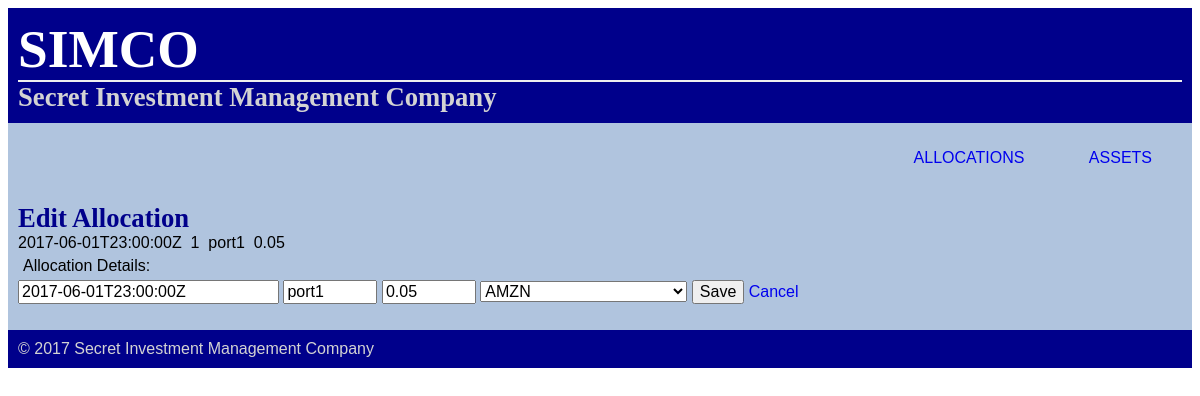
Page /allocations/1/edit/ on the committed database.
### database_setup.py (models this page shows, shortened)
class Allocation(Base):
    __tablename__   = 'allocation'
    id              = Column(Integer, primary_key = True, autoincrement = True)
    date_mod        = Column(String(25), nullable = False)
    portfolio       = Column(String(10), nullable = False)          # use a string name for portfolio
    asset_id        = Column(Integer, ForeignKey('asset.id'))
    asset           = relationship(Asset)
    allocation      = Column(Float, nullable = False)

### project.py (the view)
@app.route('/allocations/<int:allocation_id>/edit/', methods = ['GET', 'POST'])
def editAllocation(allocation_id):
    if request.method == 'POST':
        allocation = allocations.filter_by(id = allocation_id).one()
        allocation.date_mod     = request.form['date_mod']
        allocation.portfolio    = request.form['portfolio']
        allocation.asset_id     = request.form['asset_id']
        allocation.allocation   = request.form['allocation']
        logger.info('updating allocation: {}'.format({k:v for k,v in allocation.__dict__.items() if type(v) in [str, float, int]}))
        session.add(allocation)
        session.commit()
        return redirect(url_for('showAllocations'))
    else:
        return render_template('editAllocation.html', allocation = allocations.filter_by(id = allocation_id).one(), assets = assets)

### project.py (called while the page is built)
@app.before_request
def log_request_info():
    logger.debug('Headers: %s', request.headers)
    logger.debug('Body: %s', request.get_data())

### templates/editAllocation.html
{% include 'header.html' %}
<div class = "pane">
  <h3>Edit Allocation</h3>
  {{allocation.date_mod}}&nbsp
  {{allocation.asset_id}}&nbsp
  {{allocation.portfolio}}&nbsp
  {{allocation.allocation}}
  <form action="{{ url_for('editAllocation', allocation_id = allocation.id)}}" method = "post">
      <p>Allocation Details:</p>
      <input type = "text" size ="25" name = "date_mod" value = "{{allocation.date_mod}}" required aria-describedby = "datetime" pattern = "[0-9]{4}-[0-9]{2}-[0-9]{2}(T[0-9]{2}:[0-9]{2}:[0-9]{2}Z)?">
      <input type = "text" size ="7" name = "portfolio" value = "{{allocation.portfolio}}" pattern = "[A-Za-z-0-9]+" required aria-describedby="portfolio" title = "portfolio name">
      <input type = "text" size = "7" name = "allocation" value = "{{allocation.allocation}}" required aria-required = "true" pattern="([0-9]+)?(\.[0-9]+)" title = "e.g. allocation = 0.15 = 15%">
      <select name ="asset_id" required>
        {% for asset in assets %}
          {% if asset.id == allocation.asset_id %}
            <option value ="{{asset.id}}" selected>{{asset.symbol}}</option>
          {% else %}
            <option value ="{{asset.id}}">{{asset.symbol}}</option>
          {% endif %}
        {% endfor %}
      </select>
      <input type = "submit" value ="Save">
      <a href = "{{url_for('showAllocations')}}"> Cancel </a>
  </form>
</div>
{% include 'footer.html' %}

### static/style.css (style rules this page uses)
body { font-size: 12pt; font-family: sans-serif; background-color: White; }
h1, h2, h3 { font-family: 'Georgia', serif; margin: 0; }
h3 { font-size: 20pt; color: DarkBlue; }
p { font-size: 12pt; color: Black; margin: 5; }
a { font-size: 12pt; text-decoration: none; }
input { font-size: 12pt; text-decoration: none; }
select { font-size: 12pt; text-decoration: none; }
::placeholder { color: LightGrey }
.pane { position:relative; padding: 10px; margin: 0px; background-color: LightSteelBlue; }

### rows in the picture
Allocation: date_mod "2017-06-01T23:00:00Z", asset_id "1", portfolio "port1", allocation "0.05"

### other values in the picture
form field asset_id "AMZN"
